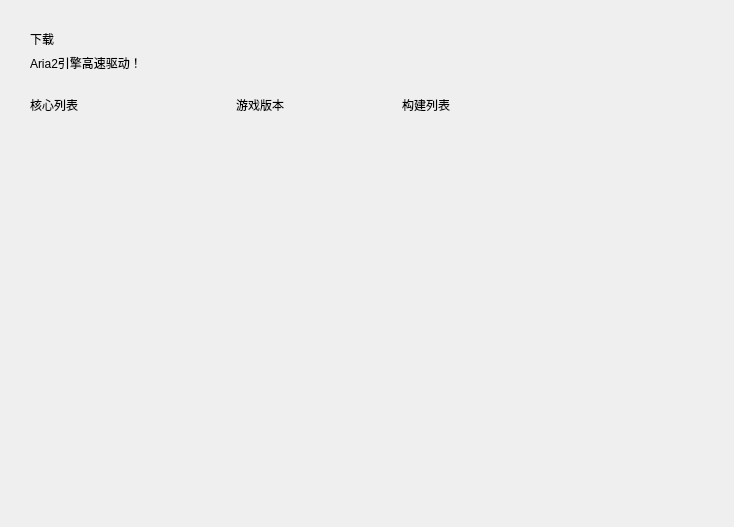
<?xml version="1.0" encoding="UTF-8"?>
<ui version="4.0">
 <class>DownloadInterface</class>
 <widget class="QFrame" name="DownloadInterface">
  <property name="geometry">
   <rect>
    <x>0</x>
    <y>0</y>
    <width>734</width>
    <height>527</height>
   </rect>
  </property>
  <property name="sizePolicy">
   <sizepolicy hsizetype="Expanding" vsizetype="Expanding">
    <horstretch>0</horstretch>
    <verstretch>0</verstretch>
   </sizepolicy>
  </property>
  <property name="windowTitle">
   <string/>
  </property>
  <layout class="QGridLayout" name="gridLayout">
   <item row="1" column="0">
    <spacer name="leftSpacer">
     <property name="orientation">
      <enum>Qt::Horizontal</enum>
     </property>
     <property name="sizeType">
      <enum>QSizePolicy::Fixed</enum>
     </property>
     <property name="sizeHint" stdset="0">
      <size>
       <width>10</width>
       <height>20</height>
      </size>
     </property>
    </spacer>
   </item>
   <item row="1" column="2" rowspan="2" colspan="2">
    <widget class="QWidget" name="titleLimitWidget" native="true">
     <layout class="QVBoxLayout" name="verticalLayout">
      <item>
       <widget class="TitleLabel" name="titleLabel">
        <property name="sizePolicy">
         <sizepolicy hsizetype="Preferred" vsizetype="Fixed">
          <horstretch>0</horstretch>
          <verstretch>0</verstretch>
         </sizepolicy>
        </property>
        <property name="text">
         <string>下载</string>
        </property>
       </widget>
      </item>
      <item>
       <widget class="StrongBodyLabel" name="subTitleLabel">
        <property name="sizePolicy">
         <sizepolicy hsizetype="Preferred" vsizetype="Fixed">
          <horstretch>0</horstretch>
          <verstretch>0</verstretch>
         </sizepolicy>
        </property>
        <property name="text">
         <string>Aria2引擎高速驱动！</string>
        </property>
        <property name="textFormat">
         <enum>Qt::MarkdownText</enum>
        </property>
       </widget>
      </item>
     </layout>
    </widget>
   </item>
   <item row="0" column="2">
    <spacer name="topSpacer">
     <property name="orientation">
      <enum>Qt::Vertical</enum>
     </property>
     <property name="sizeType">
      <enum>QSizePolicy::Fixed</enum>
     </property>
     <property name="sizeHint" stdset="0">
      <size>
       <width>20</width>
       <height>10</height>
      </size>
     </property>
    </spacer>
   </item>
   <item row="3" column="2">
    <widget class="PopUpAniStackedWidget" name="downloadStackedWidget">
     <property name="currentIndex">
      <number>0</number>
     </property>
     <widget class="QWidget" name="downloadWithFastMirror">
      <layout class="QGridLayout" name="gridLayout_2">
       <item row="0" column="0">
        <widget class="SubtitleLabel" name="coreListSubtitleLabel">
         <property name="sizePolicy">
          <sizepolicy hsizetype="Fixed" vsizetype="Fixed">
           <horstretch>0</horstretch>
           <verstretch>0</verstretch>
          </sizepolicy>
         </property>
         <property name="text">
          <string>核心列表</string>
         </property>
        </widget>
       </item>
       <item row="0" column="1">
        <widget class="SubtitleLabel" name="versionSubtitleLabel">
         <property name="sizePolicy">
          <sizepolicy hsizetype="Fixed" vsizetype="Fixed">
           <horstretch>0</horstretch>
           <verstretch>0</verstretch>
          </sizepolicy>
         </property>
         <property name="text">
          <string>游戏版本</string>
         </property>
        </widget>
       </item>
       <item row="0" column="2">
        <widget class="SubtitleLabel" name="buildSubtitleLabel">
         <property name="sizePolicy">
          <sizepolicy hsizetype="Expanding" vsizetype="Fixed">
           <horstretch>0</horstretch>
           <verstretch>0</verstretch>
          </sizepolicy>
         </property>
         <property name="text">
          <string>构建列表</string>
         </property>
        </widget>
       </item>
       <item row="1" column="0">
        <widget class="SmoothScrollArea" name="coreListSmoothScrollArea">
         <property name="sizePolicy">
          <sizepolicy hsizetype="Fixed" vsizetype="Expanding">
           <horstretch>0</horstretch>
           <verstretch>0</verstretch>
          </sizepolicy>
         </property>
         <property name="minimumSize">
          <size>
           <width>200</width>
           <height>0</height>
          </size>
         </property>
         <property name="maximumSize">
          <size>
           <width>200</width>
           <height>16777215</height>
          </size>
         </property>
         <property name="frameShape">
          <enum>QFrame::NoFrame</enum>
         </property>
         <property name="verticalScrollBarPolicy">
          <enum>Qt::ScrollBarAsNeeded</enum>
         </property>
         <property name="widgetResizable">
          <bool>true</bool>
         </property>
         <widget class="QWidget" name="coreListScrollAreaWidgetContents">
          <property name="geometry">
           <rect>
            <x>0</x>
            <y>0</y>
            <width>200</width>
            <height>353</height>
           </rect>
          </property>
         </widget>
        </widget>
       </item>
       <item row="1" column="1">
        <widget class="SmoothScrollArea" name="versionSmoothScrollArea">
         <property name="sizePolicy">
          <sizepolicy hsizetype="Fixed" vsizetype="Expanding">
           <horstretch>0</horstretch>
           <verstretch>0</verstretch>
          </sizepolicy>
         </property>
         <property name="minimumSize">
          <size>
           <width>160</width>
           <height>0</height>
          </size>
         </property>
         <property name="maximumSize">
          <size>
           <width>160</width>
           <height>16777215</height>
          </size>
         </property>
         <property name="frameShape">
          <enum>QFrame::NoFrame</enum>
         </property>
         <property name="verticalScrollBarPolicy">
          <enum>Qt::ScrollBarAsNeeded</enum>
         </property>
         <property name="widgetResizable">
          <bool>true</bool>
         </property>
         <widget class="QWidget" name="versionScrollAreaWidgetContents">
          <property name="geometry">
           <rect>
            <x>0</x>
            <y>0</y>
            <width>160</width>
            <height>353</height>
           </rect>
          </property>
         </widget>
        </widget>
       </item>
       <item row="1" column="2">
        <widget class="SmoothScrollArea" name="buildScrollArea">
         <property name="minimumSize">
          <size>
           <width>304</width>
           <height>0</height>
          </size>
         </property>
         <property name="frameShape">
          <enum>QFrame::NoFrame</enum>
         </property>
         <property name="verticalScrollBarPolicy">
          <enum>Qt::ScrollBarAsNeeded</enum>
         </property>
         <property name="horizontalScrollBarPolicy">
          <enum>Qt::ScrollBarAsNeeded</enum>
         </property>
         <property name="widgetResizable">
          <bool>true</bool>
         </property>
         <widget class="QWidget" name="buildScrollAreaWidgetContents">
          <property name="geometry">
           <rect>
            <x>0</x>
            <y>0</y>
            <width>304</width>
            <height>353</height>
           </rect>
          </property>
         </widget>
        </widget>
       </item>
      </layout>
     </widget>
     <widget class="QWidget" name="downloadWithMCSLAPI">
      <layout class="QGridLayout" name="gridLayout_3">
       <item row="0" column="0">
        <widget class="Pivot" name="MCSLAPIPivot">
         <property name="sizePolicy">
          <sizepolicy hsizetype="Expanding" vsizetype="Fixed">
           <horstretch>0</horstretch>
           <verstretch>0</verstretch>
          </sizepolicy>
         </property>
         <property name="minimumSize">
          <size>
           <width>210</width>
           <height>45</height>
          </size>
         </property>
         <property name="maximumSize">
          <size>
           <width>16777215</width>
           <height>44</height>
          </size>
         </property>
        </widget>
       </item>
       <item row="0" column="1">
        <spacer name="horizontalSpacer">
         <property name="orientation">
          <enum>Qt::Horizontal</enum>
         </property>
         <property name="sizeHint" stdset="0">
          <size>
           <width>40</width>
           <height>20</height>
          </size>
         </property>
        </spacer>
       </item>
       <item row="1" column="0" colspan="2">
        <widget class="PopUpAniStackedWidget" name="MCSLAPIStackedWidget">
         <property name="sizePolicy">
          <sizepolicy hsizetype="Expanding" vsizetype="Expanding">
           <horstretch>0</horstretch>
           <verstretch>0</verstretch>
          </sizepolicy>
         </property>
         <widget class="QWidget" name="MCSLAPIJava">
          <layout class="QVBoxLayout" name="verticalLayout_3">
           <item>
            <layout class="QVBoxLayout" name="MCSLAPIJavaLayout"/>
           </item>
          </layout>
         </widget>
         <widget class="QWidget" name="MCSLAPISpigot">
          <layout class="QVBoxLayout" name="verticalLayout_4">
           <item>
            <layout class="QVBoxLayout" name="MCSLAPISpigotLayout"/>
           </item>
          </layout>
         </widget>
         <widget class="QWidget" name="MCSLAPIPaper">
          <layout class="QVBoxLayout" name="verticalLayout_5">
           <item>
            <layout class="QVBoxLayout" name="MCSLAPIPaperLayout"/>
           </item>
          </layout>
         </widget>
         <widget class="QWidget" name="MCSLAPIBungeeCord">
          <layout class="QVBoxLayout" name="verticalLayout_6">
           <item>
            <layout class="QVBoxLayout" name="MCSLAPIBungeeCordLayout"/>
           </item>
          </layout>
         </widget>
         <widget class="QWidget" name="MCSLAPIOfficialCore">
          <layout class="QVBoxLayout" name="verticalLayout_7">
           <item>
            <layout class="QVBoxLayout" name="MCSLAPIOfficialCoreLayout"/>
           </item>
          </layout>
         </widget>
        </widget>
       </item>
      </layout>
     </widget>
    </widget>
   </item>
  </layout>
 </widget>
 <customwidgets>
  <customwidget>
   <class>SmoothScrollArea</class>
   <extends>QScrollArea</extends>
   <header>qfluentwidgets</header>
   <container>1</container>
  </customwidget>
  <customwidget>
   <class>PopUpAniStackedWidget</class>
   <extends>QStackedWidget</extends>
   <header>qfluentwidgets</header>
   <container>1</container>
  </customwidget>
  <customwidget>
   <class>StrongBodyLabel</class>
   <extends>QLabel</extends>
   <header>qfluentwidgets</header>
  </customwidget>
  <customwidget>
   <class>SubtitleLabel</class>
   <extends>QLabel</extends>
   <header>qfluentwidgets</header>
  </customwidget>
  <customwidget>
   <class>TitleLabel</class>
   <extends>QLabel</extends>
   <header>qfluentwidgets</header>
  </customwidget>
  <customwidget>
   <class>Pivot</class>
   <extends>QWidget</extends>
   <header>qfluentwidgets</header>
  </customwidget>
 </customwidgets>
 <resources/>
 <connections/>
</ui>
